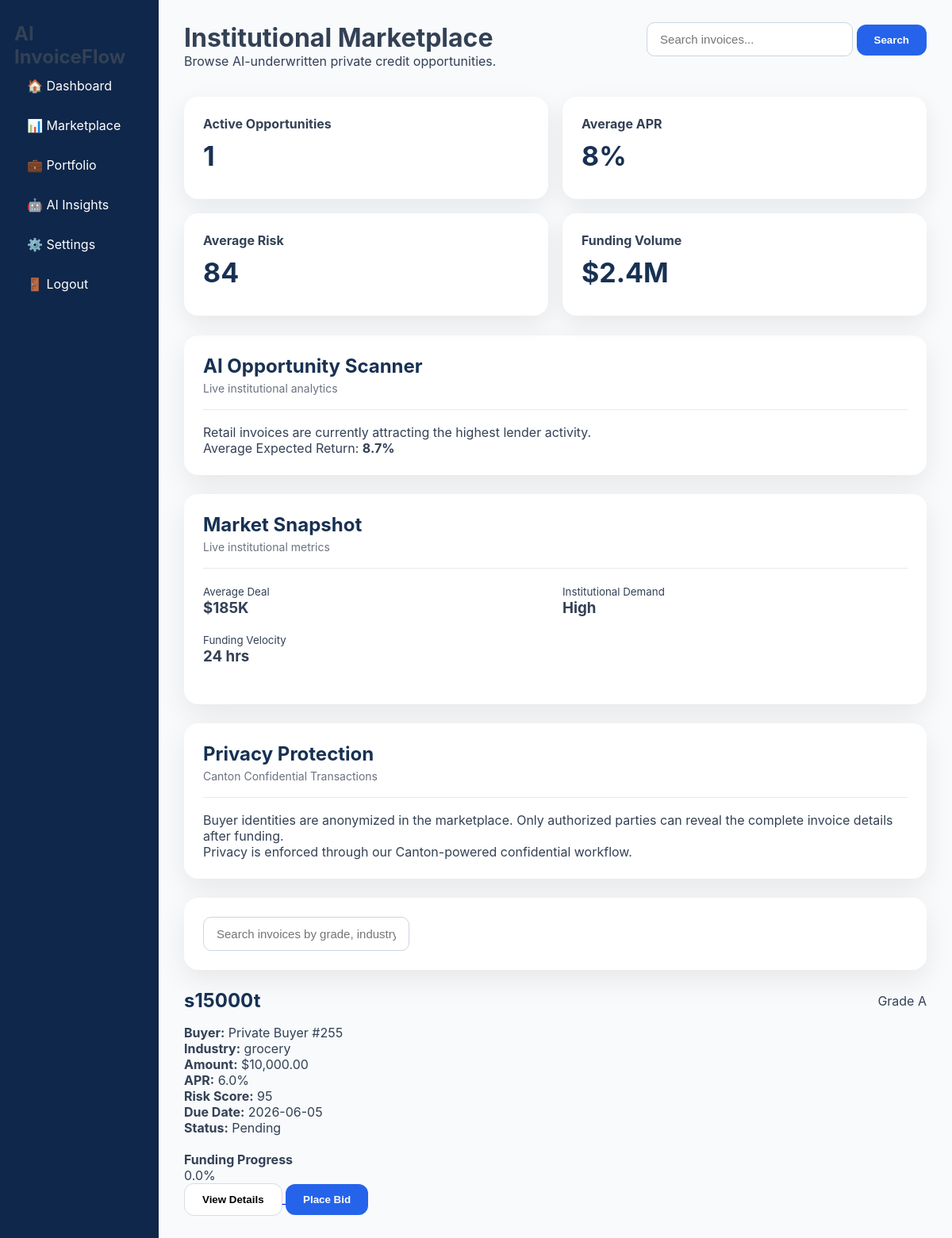
/marketplace, run on the app's committed database.
### database/models.py (models this page shows)
class Invoice(db.Model):
    id = db.Column(db.Integer, primary_key=True)
    user_id = db.Column(
        db.Integer,
        db.ForeignKey("user.id")
    )
    amount = db.Column(db.Float)
    buyer = db.Column(db.String(200))
    due_date = db.Column(db.Date)
    risk_score = db.Column(db.Integer)
    status = db.Column(db.String(50))
    auction_end = db.Column(db.DateTime)
    created_at = db.Column(
        db.DateTime,
        default=datetime.utcnow
    )
    invoice_number = db.Column(db.String(100))
    industry = db.Column(db.String(100))
    ai_summary = db.Column(db.Text)
    invoice_number = db.Column(db.String(100))
    industry = db.Column(db.String(100))
    file_path = db.Column(db.String(255))
    grade = db.Column(db.String(5))
    apr = db.Column(db.Float)
    fraud_probability = db.Column(db.Float)
    funding_progress = db.Column(db.Float)
    auction_status = db.Column(
        db.String(20),
        default="Open"
    )
    private_ledger_id = db.Column(
        db.String(100),
        unique=True
    )
    auction_id = db.Column(
        db.String(100)
    )
    privacy_status = db.Column(
        db.String(30),
        default="Protected"
    )
    visibility = db.Column(
        db.String(30),
        default="Authorized Only"
    )
    auction_end = datetime.utcnow() + timedelta(hours=24)

### app.py (the view)
@app.route("/marketplace")
def marketplace():
    invoices = Invoice.query.all()
    for invoice in invoices:
        invoice.display_buyer = anonymize_buyer(
            invoice.buyer,
            invoice.industry
        )
    return render_template(
        "marketplace.html",
        invoices=invoices
    )

### agents/privacy_agent.py (called while the page is built)
def anonymize_buyer(buyer_name, industry):
    industry = (industry or "").lower()
    if industry == "retail":
        prefix = "Retail Enterprise"
    elif industry == "manufacturing":
        prefix = "Manufacturing Company"
    elif industry == "healthcare":
        prefix = "Healthcare Organization"
    elif industry == "technology":
        prefix = "Technology Firm"
    elif industry == "logistics":
        prefix = "Logistics Provider"
    else:
        prefix = "Private Buyer"
    number = abs(hash(buyer_name)) % 1000
    return f"{prefix} #{number}"

### templates/marketplace.html (shortened to what this page needs)
<!DOCTYPE html>
<html>
<head>
    <link rel="stylesheet"
          href="{{ url_for('static', filename='dashboard.css') }}">
</head>
<body>
<div class="container">
    <div class="sidebar">
        <h2>AI InvoiceFlow</h2>
        <a href="/lender_dashboard">🏠 Dashboard</a>
        <a href="/marketplace">📊 Marketplace</a>
        <a href="#">💼 Portfolio</a>
        <a href="#">🤖 AI Insights</a>
        <a href="#">⚙️ Settings</a>
        <a href="/logout">🚪 Logout</a>
    </div>
    <div class="main">
        <div class="page-header">
            <div>
                <h1>
                    Institutional Marketplace
                </h1>
                <p>
                    Browse AI-underwritten private credit opportunities.
                </p>
            </div>
            <div class="header-actions">
                <input
                        class="search-box"
                        placeholder="Search invoices...">
                <button class="btn btn-primary">
                    Search
                </button>
            </div>
        </div>
        <div class="stats-grid">
            <div class="kpi-card">
                <h4>Active Opportunities</h4>
                <h2>{{ invoices|length }}</h2>
            </div>
            <div class="kpi-card">
                <h4>Average APR</h4>
                <h2>8%</h2>
            </div>
            <div class="kpi-card">
                <h4>Average Risk</h4>
                <h2>84</h2>
            </div>
            <div class="kpi-card">
                <h4>Funding Volume</h4>
                <h2>$2.4M</h2>
            </div>
        </div>
        <div class="dashboard-card">
            <div class="card-header">
                <div>
                    <h2>
                        AI Opportunity Scanner
                    </h2>
                    <p>
                        Live institutional analytics
                    </p>
                </div>
            </div>
            <div class="card-divider"></div>
            <p>
                Retail invoices are currently attracting the highest lender activity.
            </p>
            <p>
                Average Expected Return:
                <strong>8.7%</strong>
            </p>
        </div>
        <div class="dashboard-card">
            <div class="card-header">
                <div>
                    <h2>
                        Market Snapshot
                    </h2>
                    <p>
                        Live institutional metrics
                    </p>
                </div>
            </div>
            <div class="card-divider"></div>
            <div class="stats-grid">
                <div>
                    <small>
                        Average Deal
                    </small>
                    <h3>
                        $185K
                    </h3>
                </div>
                <div>
                    <small>
                        Institutional Demand
                    </small>
                    <h3>
                        High
                    </h3>
                </div>
                <div>
                    <small>
                        Funding Velocity
                    </small>
                    <h3>
                        24 hrs
                    </h3>
                </div>
            </div>
        </div>
        <div class="dashboard-card">
            <div class="card-header">
                <div>
                    <h2>
                        Privacy Protection
                    </h2>
                    <p>
                        Canton Confidential Transactions
                    </p>
                </div>
            </div>
            <div class="card-divider"></div>
            <p>
                Buyer identities are anonymized in the marketplace.
                Only authorized parties can reveal the complete invoice details after funding.
            </p>
            <p>
                Privacy is enforced through our Canton-powered confidential workflow.
            </p>
        </div>
        <div class="dashboard-card">
            <input
                    class="search-box"
                    placeholder="Search invoices by grade, industry or amount...">
        </div>
        <div class="marketplace-grid">
            {% for invoice in invoices %}
            <div class="invoice-card">
                <div class="card-header">
                    <h2>
                        {{ invoice.invoice_number }}
                    </h2>
                    <span class="grade grade-{{ invoice.grade|lower }}">
                        Grade {{ invoice.grade }}
                    </span>
                </div>
                <p>
                    <strong>Buyer:</strong>
                    {{ invoice.display_buyer }}
                </p>
                <p>
                    <strong>Industry:</strong>
                    {{ invoice.industry }}
                </p>
                <p>
                    <strong>Amount:</strong>
                    ${{ "{:,.2f}".format(invoice.amount) }}
                </p>
                <p>
                    <strong>APR:</strong>
                    {{ invoice.apr }}%
                </p>
                <p>
                    <strong>Risk Score:</strong>
                    {{ invoice.risk_score }}
                </p>
                <p>
                    <strong>Due Date:</strong>
                    {{ invoice.due_date }}
                </p>
                <p>
                    <strong>Status:</strong>
                    <span class="status-{{ invoice.status|lower }}">
                        {{ invoice.status }}
                    </span>
                </p>
                <br>
                <strong>Funding Progress</strong>
                <p>
                    {{ invoice.funding_progress }}%
                </p>
                <div class="card-buttons">
                    <a href="{{ url_for('invoice_details',
                    invoice_id=invoice.id) }}">
                        <button class="btn btn-outline">
                            View Details
                        </button>
                    </a>
                    <a href="{{ url_for('bid_invoice',
                    invoice_id=invoice.id) }}">
                        <button class="btn btn-primary">
                            Place Bid
                        </button>
                    </a>
                </div>
            </div>
            {% endfor %}
        </div>
    </div>
</div>
</body>
</html>

### static/dashboard.css (style rules this page uses)
:root { --navy:#071C38; --navy-2:#102B53; --primary:#2563EB; --primary-hover:#1D4ED8; --primary-soft:#EEF5FF; --success:#16A34A; --success-soft:#ECFDF5; --warning:#D97706; --warning-soft:#FEF3C7; --danger:#DC2626; --background:#F5F8FC; --card:#FFFFFF; --border:#E2E8F0; --heading:#0F172A; --text:#334155; --muted:#64748B; --shadow-sm: 0 2px 8px rgba(15,23,42,.05); --shadow: 0 12px 35px rgba(15,23,42,.08); --radius:18px; }
* { margin:0; padding:0; box-sizing:border-box; }
html { height:100%; scroll-behavior:smooth; }
body { height:100%; overflow:hidden; background:var(--background); font-family: Inter, "Segoe UI", sans-serif; color:var(--text); }
.container { display:flex; min-height:100vh; width:100%; overflow:hidden; background:#F8FAFC; }
.sidebar { width:200px; min-width:200px; background:#0F274A; padding:28px 18px; display:flex; flex-direction:column; }
.sidebar a { display:flex; align-items:center; gap:12px; padding:12px 16px; margin-bottom:6px; font-size:16px; border-radius:14px; color:white; text-decoration:none; transition:.25s; }
.main { flex:1; padding:28px 32px; overflow-y:auto; overflow-x:hidden; width:calc(100vw - 200px); box-sizing:border-box; height:100vh; }
.dashboard-card { background:#ffffff; border-radius:18px; padding:24px; box-shadow:0 12px 35px rgba(0,0,0,.08); transition:.25s ease; margin-bottom:24px; }
.card-header { display:flex; justify-content:space-between; align-items:center; margin-bottom:16px; }
.card-header h2 { margin:0; font-size:24px; color:#183153; }
.card-header p { margin-top:5px; color:#6b7280; font-size:14px; }
.card-divider { height:1px; background:#e6e9ef; margin:18px 0; }
.btn { display:inline-flex; align-items:center; justify-content:center; gap:8px; padding:12px 22px; border:none; border-radius:12px; font-weight:600; cursor:pointer; transition:.25s; text-decoration:none; }
.btn-primary { background:#2563eb; color:white; }
.btn-outline { border:1px solid #d7dce5; background:white; }
.stats-grid { display:grid; grid-template-columns:repeat(auto-fit,minmax(180px,1fr)); gap:18px; margin-bottom:25px; }
.page-header { display:flex; justify-content:space-between; align-items:flex-start; gap:40px; margin-bottom:35px; width:100%; }
.kpi-card { background:white; padding:24px; border-radius:18px; box-shadow:0 10px 30px rgba(0,0,0,.08); }
.kpi-card { background:white; border-radius:18px; padding:24px; box-shadow:0 10px 30px rgba(0,0,0,.08); }
.kpi-card h2 { margin:10px 0; color:#183153; font-size:34px; }
.search-box { width:260px; padding:12px 16px; border:1px solid #CBD5E1; border-radius:10px; font-size:15px; outline:none; transition:.25s; }
@media (max-width:1200px) { .stats-grid { grid-template-columns:repeat(2,1fr); } }
.dashboard-card, .kpi-card, .institution-table { animation:fadeUp .45s ease; }
.sidebar a { transition:.2s; }
.btn { transition:.2s; }
.search-box { transition:.2s; }

### data on the page
Invoice: invoice_number "s15000t", grade "A", display_buyer "Private Buyer #255", industry "grocery", amount "10,000.00", apr "6.0", risk_score "95", due_date "2026-06-05", status "Pending", funding_progress "0.0"

### other printed values
{{ invoices|length }} "1"
